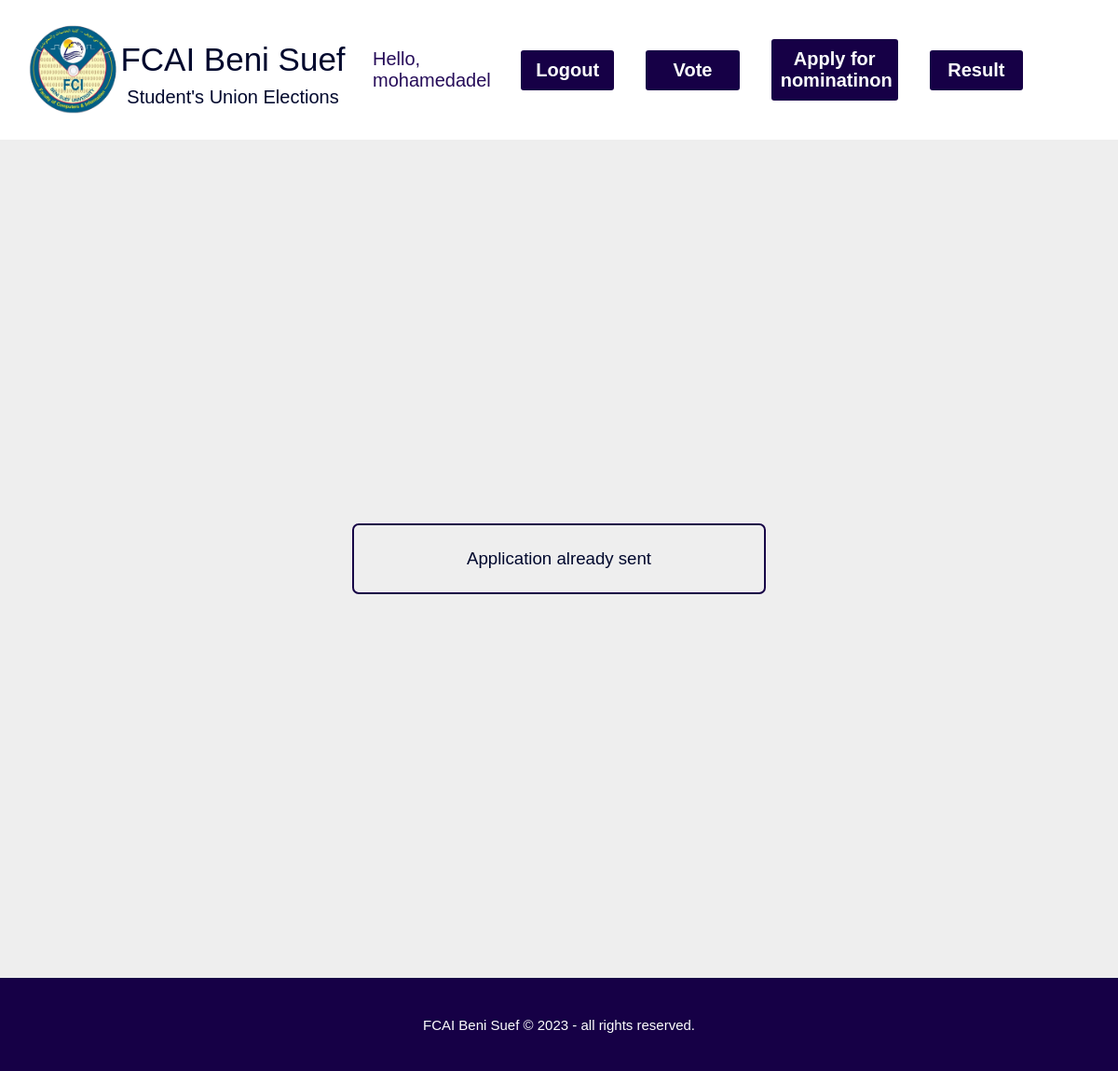
Page /nomination/ (signed in) on the earlier database version.
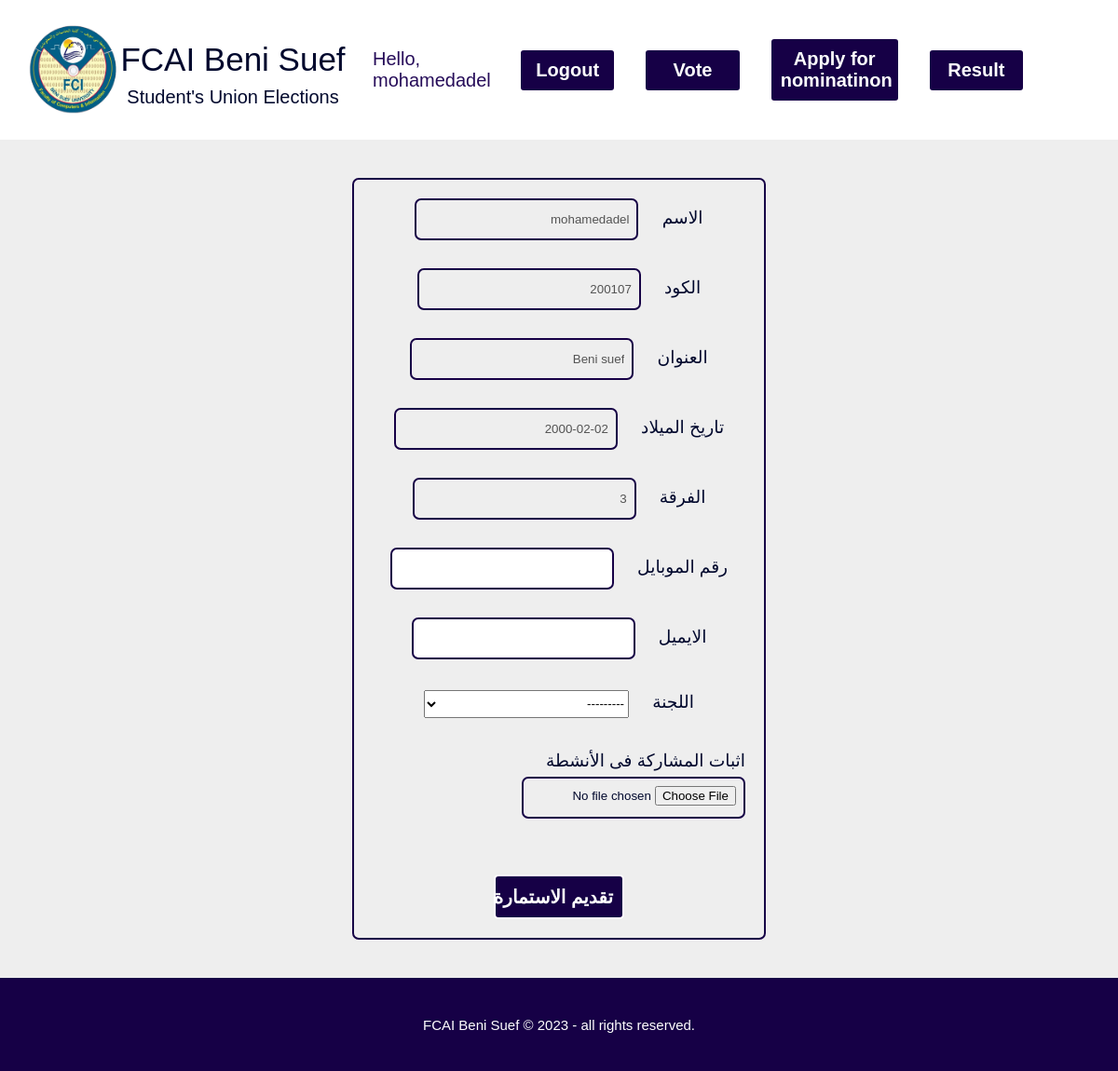
Same page on the later database version.
### training/models.py (models this page shows, shortened)
class User_Model(models.Model):
    Userkey = models.OneToOneField(User, on_delete=models.CASCADE)
    Name = models.CharField(max_length=50, default="")
    Student_id = models.IntegerField(unique=True)
    address = models.CharField(max_length=200, null=True)
    birthdate = models.DateField(null=True)
    collegeYear = models.IntegerField(null=True)

### training/views.py (the view, shortened to what this page needs)
# urls.py: path('nomination/', views.nomination, name = 'nomination'),
@login_required
def nomination(request):
    current_user = request.user
    User_Mod = User_Model.objects.get(Userkey_id = current_user.id)
    if Nominee_user.objects.filter(UserModelKey=User_Mod).exists():
        context = {"ConfirmationMessage": 'Application already sent'}
        return render(request, 'nom1.html', context=context)
    else:
        initial_values = {'Name': User_Mod.Name,
                        'nominee_id': User_Mod.Student_id,
                        'address': User_Mod.address,
                            'birthdate': User_Mod.birthdate,
                            'collegeYear': User_Mod.collegeYear,
                        }
        form = NomineeForm(request.POST or None, request.FILES, initial=initial_values)
        context = {}
        context['form'] = form
        return render(request, 'nom1.html', context=context)

### training/forms.py
class NomineeForm(forms.ModelForm):
    class Meta:
        model = Nominee_user
        fields = [
            'phone_no',
            'email',
            'community',
            'rec_letter',
        ]
        labels = {
        "phone_no": "رقم الموبايل",
        'email': 'الايميل',
        'community': 'اللجنة',
        'rec_letter': 'اثبات المشاركة فى الأنشطة'
    }
    nominee_id = forms.CharField(disabled=True, label="الكود")
    Name = forms.CharField(disabled=True, label="الاسم")
    address = forms.CharField(disabled=True,label="العنوان")
    birthdate = forms.DateField(disabled=True,label="تاريخ الميلاد")
    collegeYear = forms.IntegerField(disabled=True,label="الفرقة")

### training/templates/nom1.html (shortened to what this page needs)
{% extends 'base.html' %}
{% block headcontent %}
<head>
  {% load static %}
  <link rel="stylesheet" href="{% static 'css/common.css' %}" />
  <link rel="stylesheet" href="{% static 'css/nomination.css' %}" />
</head>
{% endblock %}
{% block maincontent %}
  <main class="container">
    <form enctype="multipart/form-data" id="myForm" class="nomination" action="{% url 'nomination' %}" method="POST">
      {% if ConfirmationMessage == 'Application already sent' or ConfirmationMessage == 'Application sent successfuly' %}
      <div>{{ ConfirmationMessage }}</div>
      {% else %}
      <div>
        <label>{{form.Name.label}}</label>
        {{form.Name}}
      </div>
      <div>
        <label>{{form.nominee_id.label}}</label>
        {{form.nominee_id}}
      </div>
      <div>
        <label>{{form.address.label}}</label>
        {{form.address}}
      </div>
      <div>
        <label>{{form.birthdate.label}}</label>
        {{form.birthdate}}
      </div>
      <div>
        <label>{{form.collegeYear.label}}</label>
        {{form.collegeYear}}
      </div>
      <div>
        <label>{{form.phone_no.label}}</label>
        {{form.phone_no}}
      </div>
      <div>
        <label>{{form.email.label}}</label>
        {{form.email}}
      </div>
      <div>
        <label>{{form.community.label}}</label>
        {{form.community}}
      </div>
      <div>
        <label>{{form.rec_letter.label}}</label>
        {{form.rec_letter}}
      </div>
      <input type="submit" value="تقديم الاستمارة" />
      {% endif %}
    </form>
  </main>
{% endblock %}

### training/templates/base.html (shortened to what this page needs)
<!DOCTYPE html>
<html lang="en-US">
{% block headcontent %}
  {% load static %}
{% endblock %}
<body>
  <header>
    <a href="{% url 'home' %}">
      <img src="{% static 'img/logo.jpg' %}" alt="logo" class="logo">
    </a>
    <a href="{% url 'home' %}">
      <h1 id="logotext1">FCAI Beni Suef</h1>
      <h1 id="logotext2">Student's Union Elections</h1>
    </a>
  </header>
  <nav>
    {% if request.user.is_authenticated %}
    <h1 id="welcomeMessage">Hello, {{request.user.username}}</h1>
    <button id="b5">Logout</button>
    {% else %}
    <button id="b1">Login</button>
    {% endif %}
    <button id="b2">Vote</button>
    <button id="b3">Apply for nominatinon</button>
    <button id="b4">Result</button>
  </nav>
  {% block maincontent %}{% endblock %}
  <footer>
    <div id="foot"> FCAI Beni Suef © 2023 - all rights reserved.</div>
  </footer>
</body>
</html>

### training/static/css/common.css (style rules this page uses)
@media (min-width: 1001px) { body { display: grid; grid-template-columns: repeat(12, 1fr); grid-template-rows: 150px repeat(12, 1fr) auto auto; background-color: rgb(255, 255, 255); color: rgb(0, 8, 45); margin: 0; } }
@media (min-width: 1001px) { header { grid-column: 1/5; grid-row: 1; text-align: center; height: auto; display: flex; flex-flow: row; align-items: center; justify-content: center; min-width: 400px; background-color: rgb(255, 255, 255); z-index: 1; } }
@media (min-width: 1001px) { a { color: inherit; text-decoration: inherit; } }
@media (min-width: 1001px) { .logo { inline-size: 100px; block-size: 100px; opacity: 1; } }
@media (min-width: 1001px) { #logotext1 { font: 35px sans-serif; } }
@media (min-width: 1001px) { #logotext2 { margin-top: -15px; font: 20px sans-serif; } }
@media (min-width: 1001px) { nav { grid-column: 5/12; grid-row: 1; display: flex; flex-flow: row; gap: 30px; min-width: 600px; justify-content: space-evenly; align-items: center; } }
@media (min-width: 1001px) { button { block-size: auto; inline-size: 7em; color: rgb(255, 255, 255); background-color: rgb(22, 0, 70); border: 2px solid; border-radius: 5px; font: bold 20px sans-serif; padding: 10px; } }
@media (min-width: 1001px) { #welcomeMessage { font: 20px sans-serif; color: rgb(38, 12, 89); } }
@media (min-width: 1001px) { main { grid-column: 1/13; grid-row: 2/14; display: flex; align-items: center; justify-content: center; font: 50px sans-serif; line-height: 1.75; height: 900px; background-color: #eee; } }
@media (min-width: 1001px) { form { display: flex; flex-direction: column; justify-content: space-between; align-items: center; gap: 30px; width: 400px; font-size: 14pt; border: 2px solid rgb(22, 0, 70); border-radius: 7px; padding: 20px; } }
@media (min-width: 1001px) { input { height: 25px; padding: 5px; width: 220px; padding: 8px; border: 2px solid rgb(22, 0, 70); border-radius: 7px; } }
@media (min-width: 1001px) { input[type="submit"] { margin: 0 auto; cursor: pointer; block-size: auto; inline-size: 7em; color: rgb(255, 255, 255); background-color: rgb(22, 0, 70); border: 2px solid; border-radius: 5px; font: bold 20px sans-serif; padding: 10px; } }
@media (min-width: 1001px) { footer { grid-column: 1/13; grid-row: 14/16; height: 100px; color: white; background-color: rgb(22, 0, 70); display: flex; flex-flow: row; justify-content: center; align-items: center; font: 15px sans-serif; } }

### training/static/css/nomination.css (style rules this page uses)
main { background-color: #eee; }
form { direction: rtl; }
label { margin-left: 20px; }
select { width: 220px; height: 30px; }

Differences in the rows shown:
now on this page (row edited): User_Model: Name "mohamedadel", address "Beni suef", birthdate "2000-02-02", collegeYear "3"
Other differences:
form field nominee_id: (not shown) → "200107"
form field community: (not shown) → "---------"
form field value: (not shown) → "تقديم الاستمارة"
{{ ConfirmationMessage }}: "Application already sent" → (not shown)
text now shown: "الاسم الكود العنوان تاريخ الميلاد الفرقة رقم الموبايل الايميل اللجنة اثبات المشاركة فى الأنشطة"
